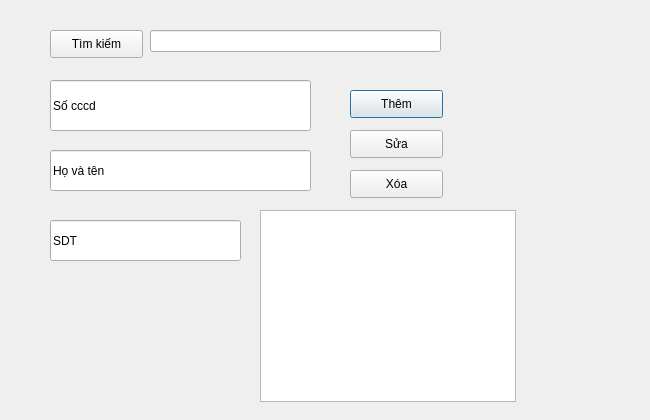
<?xml version="1.0" encoding="UTF-8"?>
<ui version="4.0">
 <class>Dialog</class>
 <widget class="QDialog" name="Dialog">
  <property name="geometry">
   <rect>
    <x>0</x>
    <y>0</y>
    <width>650</width>
    <height>420</height>
   </rect>
  </property>
  <property name="windowTitle">
   <string>Dialog</string>
  </property>
  <widget class="QLineEdit" name="txt_cccd">
   <property name="geometry">
    <rect>
     <x>50</x>
     <y>80</y>
     <width>261</width>
     <height>51</height>
    </rect>
   </property>
   <property name="text">
    <string>Số cccd</string>
   </property>
  </widget>
  <widget class="QLineEdit" name="txt_hoten">
   <property name="geometry">
    <rect>
     <x>50</x>
     <y>150</y>
     <width>261</width>
     <height>41</height>
    </rect>
   </property>
   <property name="text">
    <string>Họ và tên</string>
   </property>
  </widget>
  <widget class="QLineEdit" name="txt_sdt">
   <property name="geometry">
    <rect>
     <x>50</x>
     <y>220</y>
     <width>191</width>
     <height>41</height>
    </rect>
   </property>
   <property name="text">
    <string>SDT</string>
   </property>
  </widget>
  <widget class="QPushButton" name="btn_them">
   <property name="geometry">
    <rect>
     <x>350</x>
     <y>90</y>
     <width>93</width>
     <height>28</height>
    </rect>
   </property>
   <property name="text">
    <string>Thêm</string>
   </property>
  </widget>
  <widget class="QPushButton" name="btn_sua">
   <property name="geometry">
    <rect>
     <x>350</x>
     <y>130</y>
     <width>93</width>
     <height>28</height>
    </rect>
   </property>
   <property name="text">
    <string>Sửa</string>
   </property>
  </widget>
  <widget class="QPushButton" name="btn_xoa">
   <property name="geometry">
    <rect>
     <x>350</x>
     <y>170</y>
     <width>93</width>
     <height>28</height>
    </rect>
   </property>
   <property name="text">
    <string>Xóa</string>
   </property>
  </widget>
  <widget class="QPushButton" name="btn_tim">
   <property name="geometry">
    <rect>
     <x>50</x>
     <y>30</y>
     <width>93</width>
     <height>28</height>
    </rect>
   </property>
   <property name="text">
    <string>Tìm kiếm</string>
   </property>
  </widget>
  <widget class="QLineEdit" name="txt_timkiem">
   <property name="geometry">
    <rect>
     <x>150</x>
     <y>30</y>
     <width>291</width>
     <height>22</height>
    </rect>
   </property>
  </widget>
  <widget class="QTableWidget" name="table_khachhang">
   <property name="geometry">
    <rect>
     <x>260</x>
     <y>210</y>
     <width>256</width>
     <height>192</height>
    </rect>
   </property>
  </widget>
 </widget>
 <resources/>
 <connections/>
</ui>
